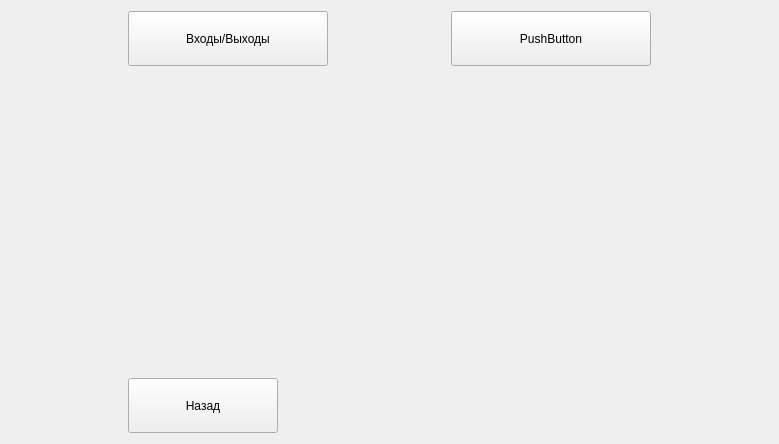
<?xml version="1.0" encoding="UTF-8"?>
<ui version="4.0">
 <class>EngineMenuFrame</class>
 <widget class="QWidget" name="EngineMenuFrame">
  <property name="geometry">
   <rect>
    <x>0</x>
    <y>0</y>
    <width>779</width>
    <height>444</height>
   </rect>
  </property>
  <property name="windowTitle">
   <string>Form</string>
  </property>
  <layout class="QGridLayout" name="gridLayout">
   <item row="0" column="0">
    <widget class="QPushButton" name="btnIOOverview">
     <property name="minimumSize">
      <size>
       <width>200</width>
       <height>55</height>
      </size>
     </property>
     <property name="maximumSize">
      <size>
       <width>200</width>
       <height>55</height>
      </size>
     </property>
     <property name="text">
      <string>Входы/Выходы</string>
     </property>
    </widget>
   </item>
   <item row="1" column="0">
    <spacer name="verticalSpacer">
     <property name="orientation">
      <enum>Qt::Vertical</enum>
     </property>
     <property name="sizeHint" stdset="0">
      <size>
       <width>20</width>
       <height>40</height>
      </size>
     </property>
    </spacer>
   </item>
   <item row="0" column="1">
    <widget class="QPushButton" name="pushButton">
     <property name="minimumSize">
      <size>
       <width>200</width>
       <height>55</height>
      </size>
     </property>
     <property name="maximumSize">
      <size>
       <width>200</width>
       <height>55</height>
      </size>
     </property>
     <property name="text">
      <string>PushButton</string>
     </property>
    </widget>
   </item>
   <item row="2" column="0" colspan="2">
    <layout class="QHBoxLayout" name="horizontalLayout">
     <item>
      <widget class="QPushButton" name="btnReturn">
       <property name="minimumSize">
        <size>
         <width>150</width>
         <height>55</height>
        </size>
       </property>
       <property name="maximumSize">
        <size>
         <width>16777215</width>
         <height>55</height>
        </size>
       </property>
       <property name="text">
        <string>Назад</string>
       </property>
       <property name="icon">
        <iconset resource="../../Resources.qrc">
         <normaloff>:/Images/return.png</normaloff>:/Images/return.png</iconset>
       </property>
       <property name="iconSize">
        <size>
         <width>42</width>
         <height>42</height>
        </size>
       </property>
      </widget>
     </item>
     <item>
      <spacer name="horizontalSpacer">
       <property name="orientation">
        <enum>Qt::Horizontal</enum>
       </property>
       <property name="sizeHint" stdset="0">
        <size>
         <width>40</width>
         <height>20</height>
        </size>
       </property>
      </spacer>
     </item>
    </layout>
   </item>
  </layout>
 </widget>
 <resources>
  <include location="../../Resources.qrc"/>
 </resources>
 <connections/>
</ui>
